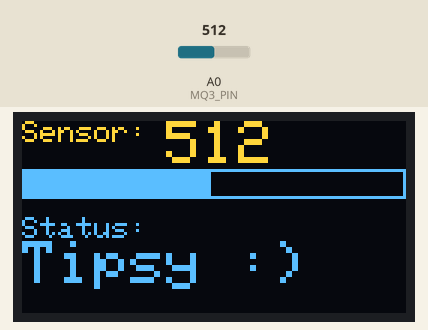
Simulated run of this sketch. Board: Arduino Uno, built with avr-gcc and run on an emulated ATmega328P. Shown: 128×64 one-colour display. The test bench sets the inputs (shaded band); at power-on: A0 (MQ3_PIN) = 512. The OLED is the two-colour kind (top 16 rows yellow); what the sketch prints to the serial monitor is not drawn.

Above: at 3.2 s.
3.3 s: A0 (MQ3_PIN) set to 490
At 4.8 s:
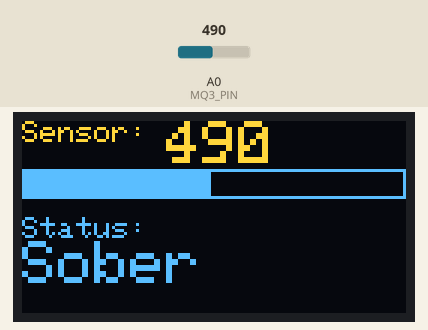
5.5 s: A0 (MQ3_PIN) set to 639
At 6.4 s:
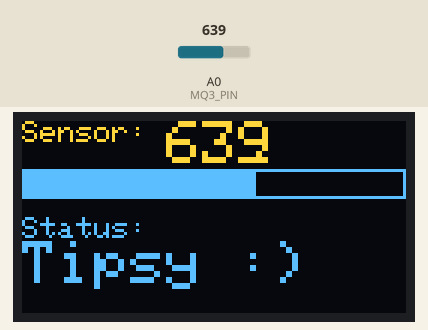
7.5 s: A0 (MQ3_PIN) set to 662
At 9.2 s:
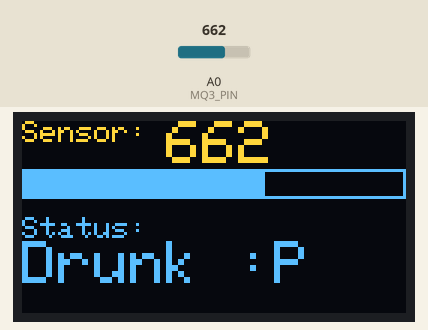
9.5 s: A0 (MQ3_PIN) set to 739
At 10.9 s:
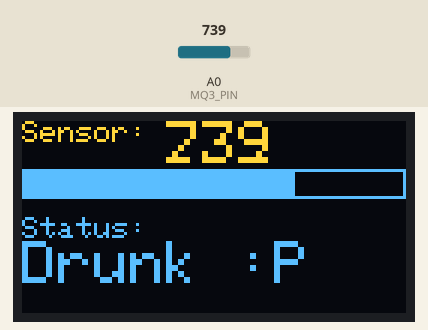
11.5 s: A0 (MQ3_PIN) set to 759
At 12.5 s:
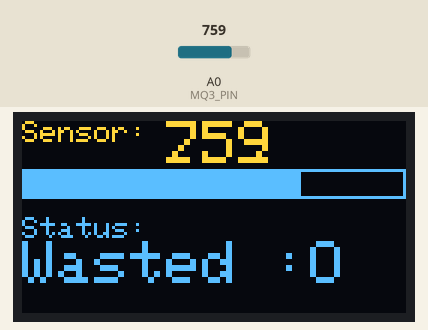
13.6 s: A0 (MQ3_PIN) set to 837
At 15.3 s:
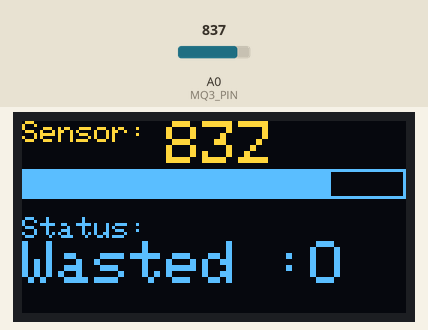
15.6 s: A0 (MQ3_PIN) set to 861
Timing chart, 0 to 18.6 s (numbered marks = the images above; inputs shaded):
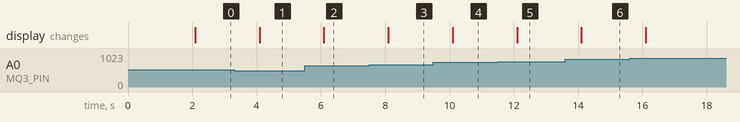

The sketch:

mq3.ino
```cpp
#include <Wire.h>
#include <Adafruit_GFX.h>
#include <Adafruit_SSD1306.h>

#define SCREEN_WIDTH 128
#define SCREEN_HEIGHT 64
#define OLED_RESET -1
Adafruit_SSD1306 display(SCREEN_WIDTH, SCREEN_HEIGHT, &Wire, OLED_RESET);

#define MQ3_PIN A0

unsigned long lastUpdate = 0;
const unsigned long updateInterval = 1000;  // Update every 1 second
int lastSensorValue = -1;  // Store previous sensor reading

// Function to draw progress bar
void drawProgressBar(int x, int y, int w, int h, int progress) {
  display.drawRect(x, y, w, h, SSD1306_WHITE);
  int fillWidth = map(progress, 0, 1023, 0, w);
  display.fillRect(x + 1, y + 1, fillWidth - 2, h - 2, SSD1306_WHITE);
}

// **Setup Function: Initializes Display & Sensor**
void setup() {
  Serial.begin(9600);
  Wire.begin();
  Wire.setClock(400000);  // Boost I2C speed for stability

  if (!display.begin(SSD1306_SWITCHCAPVCC, 0x3C)) {
    Serial.println(F("Display failed, retrying..."));

    Wire.end();  // Reset I2C
    delay(500);
    Wire.begin();  // Restart I2C

    if (!display.begin(SSD1306_SWITCHCAPVCC, 0x3C)) {
      Serial.println(F("OLED failed, stopping"));
      while (true);
    }
  }

  display.clearDisplay();
  display.setTextSize(1);
  display.setTextColor(SSD1306_WHITE);
  display.setCursor(0, 0);
  display.println("Alcohol Tester");
  display.display();
  delay(2000);
}

void loop() {

  if (millis() - lastUpdate > updateInterval) {
    lastUpdate = millis();

    int sensorValue = analogRead(MQ3_PIN);

    Serial.print("Sensor Value: ");
    Serial.println(sensorValue);

    // Prevent unnecessary updates if sensor value barely changes
    if (abs(sensorValue - lastSensorValue) < 5) {
      return;
    }
    lastSensorValue = sensorValue;

    // **Instead of clearing the entire screen, overwrite sections**
    display.fillRect(0, 0, SCREEN_WIDTH, 12, SSD1306_BLACK); // Clear sensor text smoothly
    display.setCursor(0, 0);
    display.setTextSize(1);
    display.print("Sensor: ");
    display.setTextSize(2);
    display.println(sensorValue);

    drawProgressBar(0, 16, SCREEN_WIDTH, 10, sensorValue);

    display.fillRect(0, 32, SCREEN_WIDTH, 32, SSD1306_BLACK); // Clear status text smoothly
    display.setTextSize(1);
    display.setCursor(0, 32);
    display.println("Status:");
    display.setTextSize(2);
    if (sensorValue < 500) {
      display.println("Sober");
    } else if (sensorValue < 650) {
      display.println("Tipsy :)");
    } else if (sensorValue < 750) {
      display.println("Drunk :P");
    } else if (sensorValue < 850) {
      display.println("Wasted :O");
    } else {
      display.println("Blackout X");
    }

    display.display();
  }
}
```

Measured:
- the behaviour switches between 649 and 650 on A0 (MQ3_PIN) (found by bisection; images 2 and 3)
- the behaviour switches between 749 and 750 on A0 (MQ3_PIN) (found by bisection; images 4 and 5)
- after the input at 3.3 s, the display: changes after 0.79 s (image 1)
- after the input at 5.5 s, the display: changes after 0.59 s (image 2)
- after the input at 7.5 s, the display: changes after 0.60 s (image 3)
- after the input at 9.5 s, the display: changes after 0.60 s (image 4)
- after the input at 11.5 s, the display: changes after 0.60 s (image 5)
- after the input at 13.6 s, the display: changes after 0.50 s (image 6)
